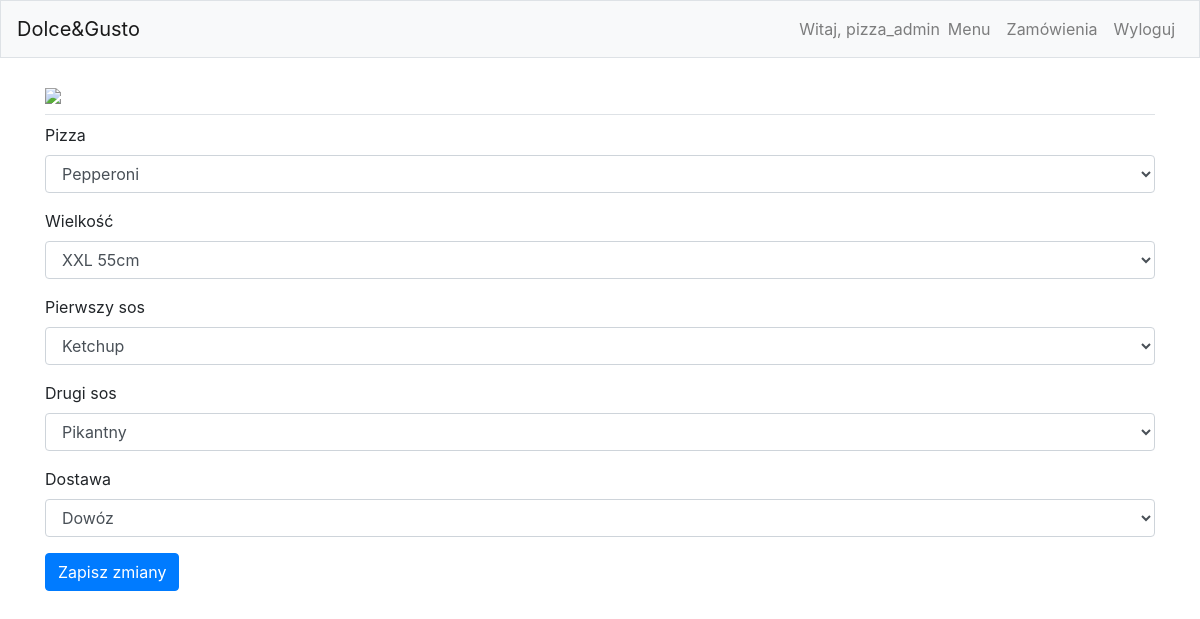
The app's page /edit_order/3 (signed in) with its own data.
### pizzas/models.py (models this page shows, shortened)
class Order(models.Model):
    pizza = models.ForeignKey(Pizza, on_delete=models.CASCADE)
    size = models.CharField(max_length=10)
    sauce1 = models.CharField(max_length=10)
    sauce2 = models.CharField(max_length=10)
    deliver = models.CharField(max_length=10)
    date_order = models.DateTimeField(auto_now_add=True)
    owner = models.ForeignKey(User, on_delete=models.CASCADE)

### pizzas/views.py (the view)
# urls.py: path('edit_order/<int:order_id>', views.edit_order, name='edit_order')
@login_required
def edit_order(request, order_id):
    if request.user.username != 'pizza_admin':
        raise Http404
    from .models import Order
    order = Order.objects.get(id=order_id)
    if request.method != 'POST':
        form = NewOrder(instance=order)
    else:
        form = NewOrder(instance=order, data=request.POST)
        if form.is_valid():
            form.save()
            return redirect('pizzas:index')
    context = {'form': form, 'order': order}
    return render(request, 'pizzas/edit_order.html', context)

### pizzas/forms.py
class NewOrder(forms.ModelForm):
    class Meta:
        model = Order
        fields = ['pizza', 'size', 'sauce1', 'sauce2', 'deliver']
        labels = {
            'pizza': 'Pizza',
            'size': 'Wielkość',
            'sauce1': 'Pierwszy sos',
            'sauce2': 'Drugi sos',
            'deliver': 'Dostawa'
        }
        size_choice = [
            (None, '-----------'),
            ('S', 'Mała'),
            ('M', 'Duża'),
            ('L', 'Familijna'),
            ('XL', 'XXL 55cm')
        ]
        sauce_choice = [
            ('br', '-----------'),
            ('k', 'Ketchup'),
            ('m', 'Majonez'),
            ('cz', 'Czosnkowy'),
            ('pik', 'Pikantny')
        ]
        deliver_choice = [
            (None, '-----------'),
            ('odb', 'Odbiór osobisty'),
            ('dwz', 'Dowóz')
        ]
        widgets = {
            'size': forms.Select(choices=size_choice),
            'sauce1': forms.Select(choices=sauce_choice),
            'sauce2': forms.Select(choices=sauce_choice),
            'deliver': forms.Select(choices=deliver_choice)
        }

### pizzas/models.py (called while the page is built)
    def __str__(self):
        return self.name

### pizzas/templates/pizzas/edit_order.html (shortened to what this page needs)
{% extends 'pizzas/base.html' %}
{% load bootstrap4 %}
{% block page_header %}
    <img src="https://i.imgur.com/olxvhk5.jpg" style="width: 100%;" />
{% endblock page_header %}
{% block content %}
    <form action="{% url 'pizzas:edit_order' order.id %}" method="post">
        {% bootstrap_form form %}
        {% buttons %}
        <button name="submit" class="btn btn-primary">Zapisz zmiany</button>
        {% endbuttons %}
    </form>
{% endblock content %}

### pizzas/templates/pizzas/base.html (shortened to what this page needs)
{% load bootstrap4 %}
<!doctype html>
<html lang="pl">
    <head>
        {% bootstrap_css %}
    </head>
    <body>
        <nav class="navbar navbar-expand-md navbar-light bg-light mb-4 border">
            <a class="navbar-brand" href="{% url 'pizzas:index' %}">
                Dolce&Gusto
            </a>
            <div class="collapse navbar-collapse" id="navbarCollapse">
                <ul class="navbar-nav ml-auto">
                    {% if user.is_authenticated %}
                        <li class="nav-item">
                            <span class="navbar-text">
                                Witaj, {{ user.username }}
                            </span>
                        </li>
                        <li class="nav-item">
                            <a class="nav-link" href="{% url 'pizzas:menu' %}">
                                Menu
                            </a>
                        </li>
                        {% if user.username == 'pizza_admin' %}
                            <li class="nav-item">
                                <a class="nav-link" href="{% url 'pizzas:orders' %}">
                                    Zamówienia
                                </a>
                            </li>
                        {% endif %}
                        <li class="nav-item">
                            <a class="nav-link" href="{% url 'users:logout' %}">
                                Wyloguj
                            </a>
                        </li>
                    {% endif %}
                </ul>
            </div>
        </nav>
        <main role="main" class="container">
            <div class="pb-2 mb-2 border-bottom">
                {% block page_header %} {% endblock page_header %}
            </div>
            <div>
                {% block content %}{% endblock content %}
            </div>
        </main>
    </body>
</html>

### records on screen
Order: pizza "Pepperoni", size "XXL 55cm", sauce1 "Ketchup", sauce2 "Pikantny", deliver "Dowóz"

### other values on screen
{{ user.username }} "pizza_admin"
